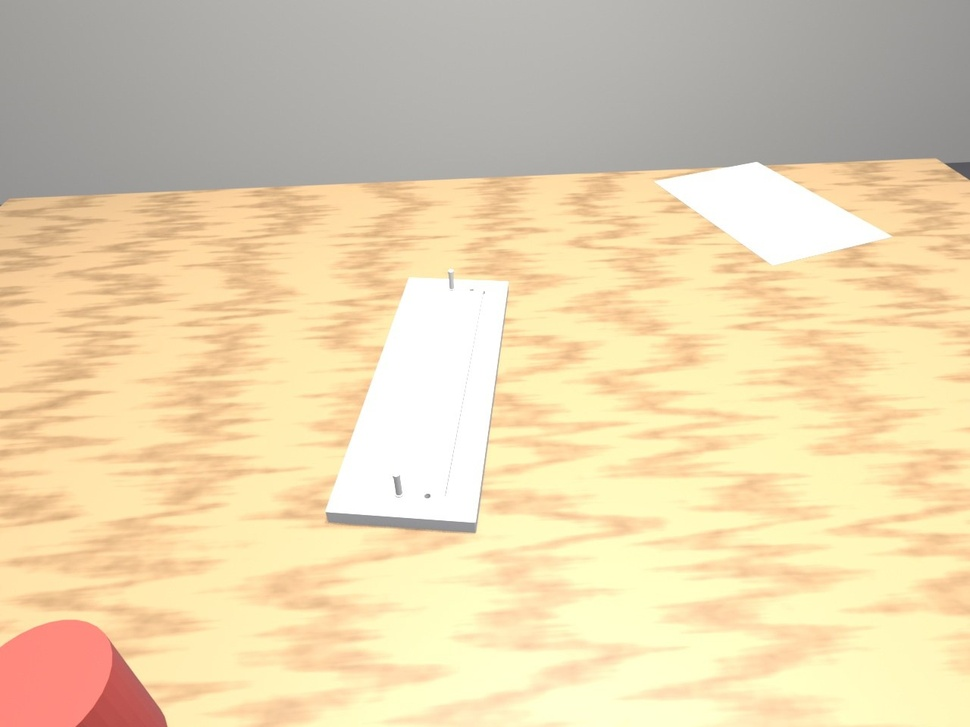
#> input picture tools/markerless/sample/img/s00_f010.jpg, 970 x 727 px, shrunk from 1280 x 960 before the run
$ python check_png.py ../../tools/markerless/sample/img/s00_f010.jpg
#> lines starting #> are read from the running program, lines starting #| are printed output that depends on the picture
"""python check_png.py A.png ... -> per-image pixel stats (mean, std, fraction non-black)."""
import json, sys
import numpy as np
from PIL import Image
for p in sys.argv[1:]:
    a = np.asarray(Image.open(p).convert("RGB")).astype(float)
    lum = a.mean(axis=2)
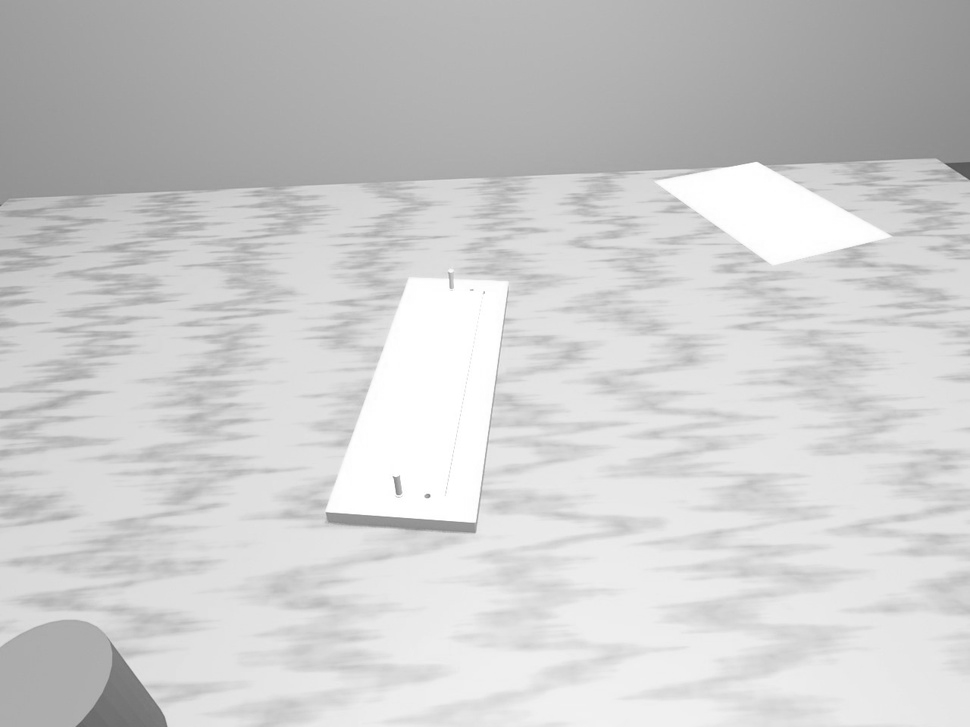
#> lum: shape (727, 970) float64; min 78.67, max 255, mean 205.3
    print(json.dumps({"file": p.split("/")[-1], "mean": round(lum.mean(), 1), "std": round(lum.std(), 1),
                      "frac_nonblack": round(float((lum > 8).mean()), 3), "non_black": bool(lum.max() > 8 and lum.std() > 1)}))
#| {"file": "s00_f010.jpg", "mean": 205.3, "std": 28.0, "frac_nonblack": 1.0, "non_black": true}

$ run again, on tools/markerless/sample/img/s02_f012.jpg
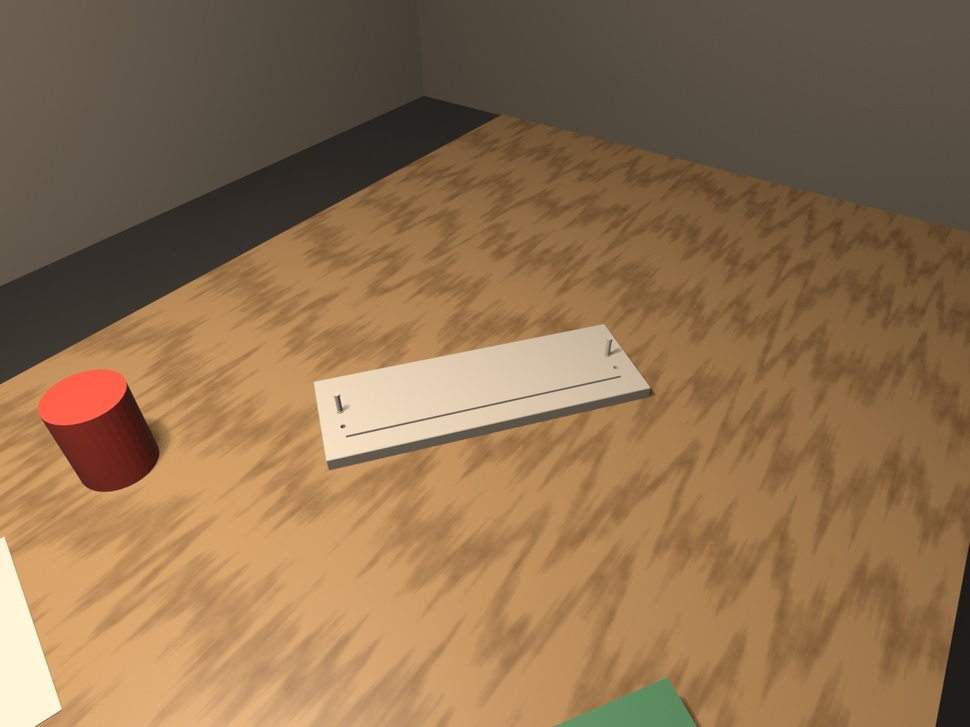
#> input picture tools/markerless/sample/img/s02_f012.jpg, 970 x 727 px, shrunk from 1280 x 960 before the run
#> `lum = a.mean(axis=2)`:
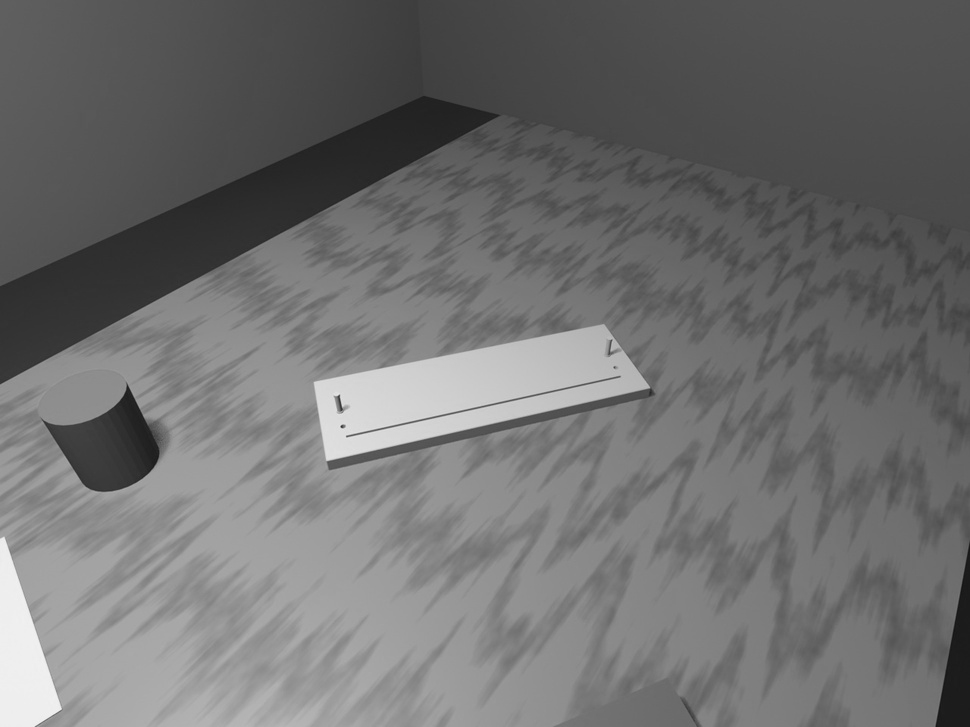
#> lum: shape (727, 970) float64; min 20.33, max 242.7, mean 111.2
#| {"file": "s02_f012.jpg", "mean": 111.2, "std": 38.7, "frac_nonblack": 1.0, "non_black": true}

$ run again, on tools/markerless/sample/img/s03_f010.jpg
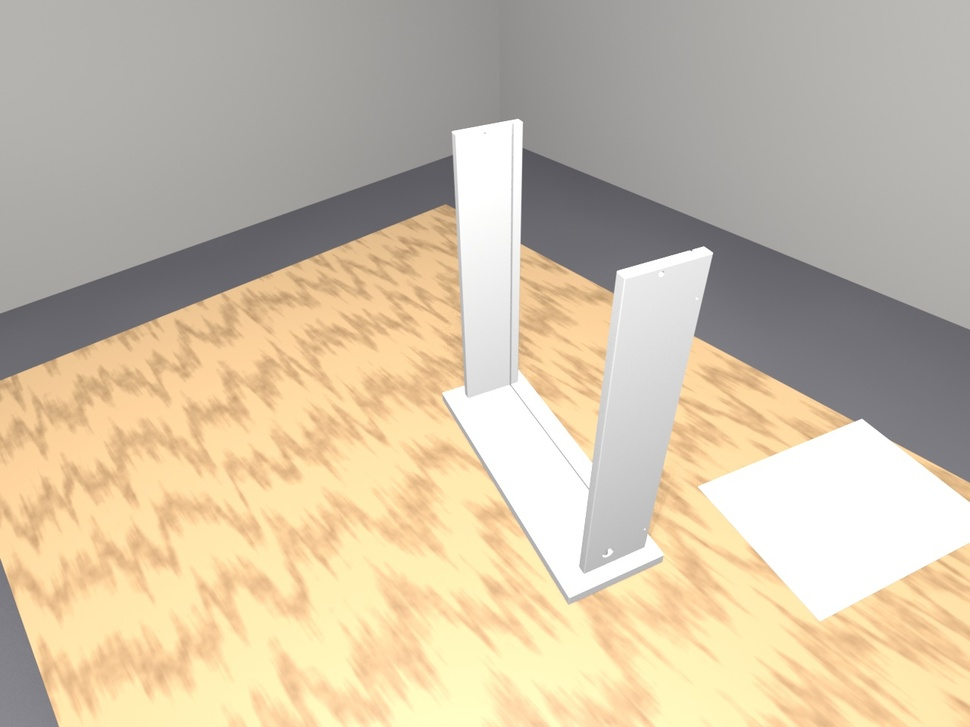
#> input picture tools/markerless/sample/img/s03_f010.jpg, 970 x 727 px, shrunk from 1280 x 960 before the run
#> `lum = a.mean(axis=2)`:
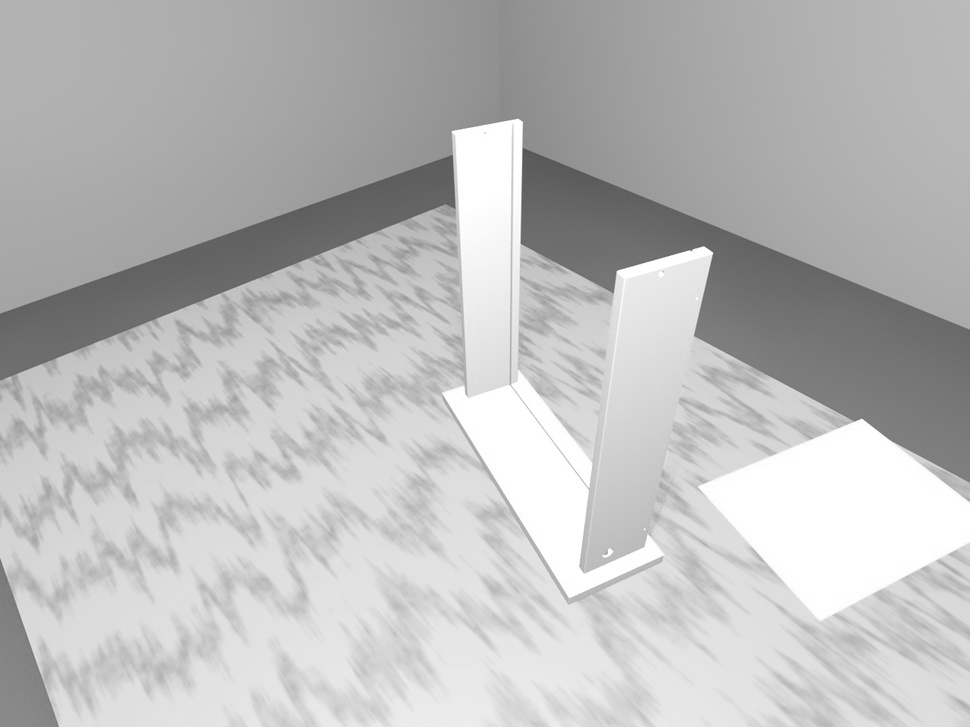
#> lum: shape (727, 970) float64; min 82.67, max 255, mean 188.1
#| {"file": "s03_f010.jpg", "mean": 188.1, "std": 39.5, "frac_nonblack": 1.0, "non_black": true}

$ run again, on tools/markerless/sample/img/s04_f020.jpg
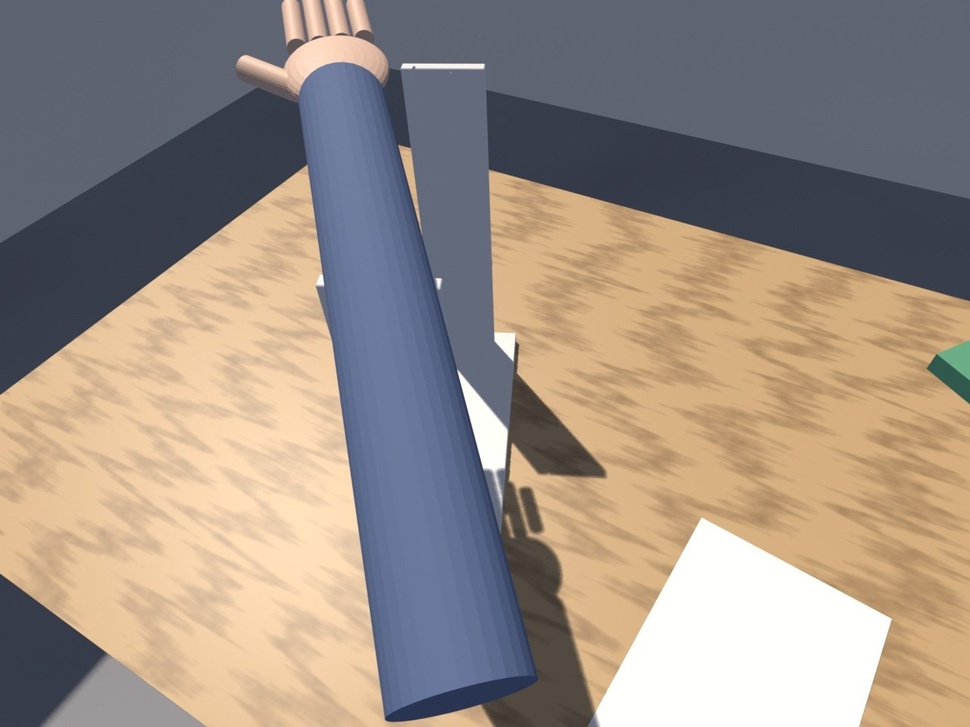
#> input picture tools/markerless/sample/img/s04_f020.jpg, 970 x 727 px, shrunk from 1280 x 960 before the run
#> `lum = a.mean(axis=2)`:
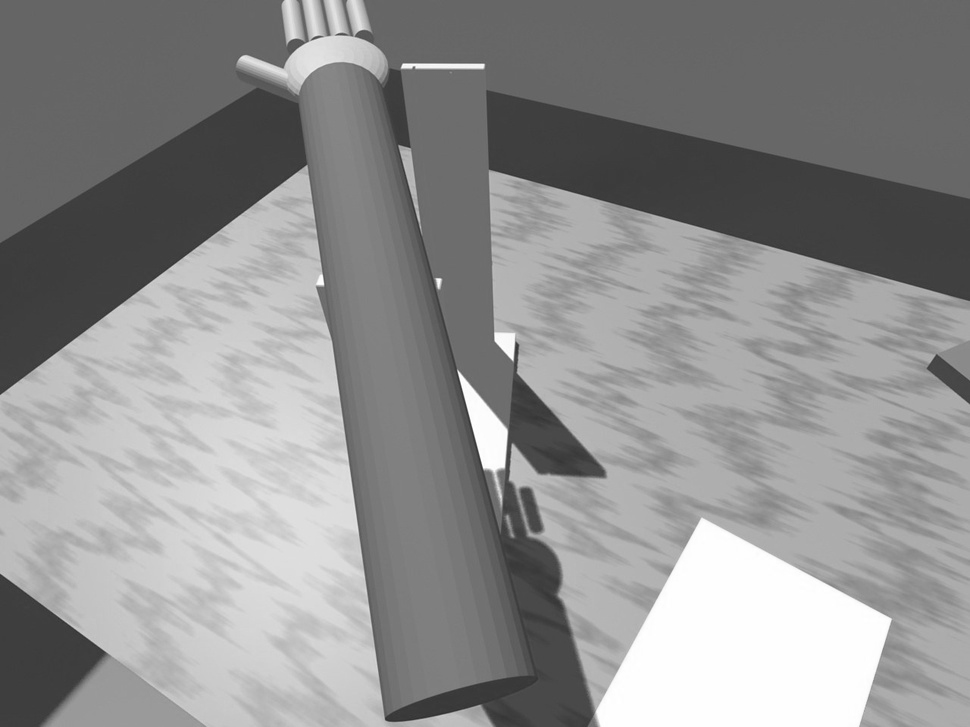
#> lum: shape (727, 970) float64; min 47, max 255, mean 143.3
#| {"file": "s04_f020.jpg", "mean": 143.3, "std": 54.7, "frac_nonblack": 1.0, "non_black": true}
